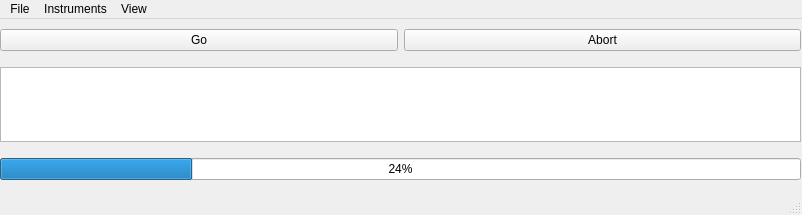
<?xml version="1.0" encoding="UTF-8"?>
<ui version="4.0">
 <class>MainWindow</class>
 <widget class="QMainWindow" name="MainWindow">
  <property name="geometry">
   <rect>
    <x>0</x>
    <y>0</y>
    <width>802</width>
    <height>215</height>
   </rect>
  </property>
  <property name="windowTitle">
   <string>MainWindow</string>
  </property>
  <widget class="QWidget" name="centralwidget">
   <widget class="QWidget" name="verticalLayoutWidget">
    <property name="geometry">
     <rect>
      <x>0</x>
      <y>0</y>
      <width>801</width>
      <height>173</height>
     </rect>
    </property>
    <layout class="QVBoxLayout" name="verticalLayout">
     <item>
      <layout class="QHBoxLayout" name="horizontalLayout_2">
       <item>
        <widget class="QPushButton" name="go_button">
         <property name="text">
          <string>Go</string>
         </property>
        </widget>
       </item>
       <item>
        <widget class="QPushButton" name="abort_button">
         <property name="text">
          <string>Abort</string>
         </property>
        </widget>
       </item>
      </layout>
     </item>
     <item>
      <widget class="QTextBrowser" name="message_box">
       <property name="sizePolicy">
        <sizepolicy hsizetype="Expanding" vsizetype="Maximum">
         <horstretch>0</horstretch>
         <verstretch>0</verstretch>
        </sizepolicy>
       </property>
       <property name="maximumSize">
        <size>
         <width>16777215</width>
         <height>75</height>
        </size>
       </property>
       <property name="font">
        <font>
         <family>Lucida Grande</family>
        </font>
       </property>
       <property name="html">
        <string>&lt;!DOCTYPE HTML PUBLIC &quot;-//W3C//DTD HTML 4.0//EN&quot; &quot;http://www.w3.org/TR/REC-html40/strict.dtd&quot;&gt;
&lt;html&gt;&lt;head&gt;&lt;meta name=&quot;qrichtext&quot; content=&quot;1&quot; /&gt;&lt;style type=&quot;text/css&quot;&gt;
p, li { white-space: pre-wrap; }
&lt;/style&gt;&lt;/head&gt;&lt;body style=&quot; font-family:'Lucida Grande'; font-size:13pt; font-weight:400; font-style:normal;&quot;&gt;
&lt;p style=&quot;-qt-paragraph-type:empty; margin-top:0px; margin-bottom:0px; margin-left:0px; margin-right:0px; -qt-block-indent:0; text-indent:0px;&quot;&gt;&lt;/p&gt;&lt;/body&gt;&lt;/html&gt;</string>
       </property>
      </widget>
     </item>
     <item>
      <widget class="QProgressBar" name="progressBar">
       <property name="value">
        <number>24</number>
       </property>
      </widget>
     </item>
    </layout>
   </widget>
  </widget>
  <widget class="QMenuBar" name="menubar">
   <property name="geometry">
    <rect>
     <x>0</x>
     <y>0</y>
     <width>802</width>
     <height>22</height>
    </rect>
   </property>
   <widget class="QMenu" name="menuFile">
    <property name="title">
     <string>File</string>
    </property>
    <widget class="QMenu" name="menuSave">
     <property name="title">
      <string>Save..</string>
     </property>
     <addaction name="actionExperimental_Settings"/>
     <addaction name="actionExperimental_and_Instrument_Settings"/>
    </widget>
    <addaction name="menuSave"/>
    <addaction name="actionLoad"/>
   </widget>
   <widget class="QMenu" name="menuInstruments">
    <property name="title">
     <string>Instruments</string>
    </property>
   </widget>
   <widget class="QMenu" name="menuView">
    <property name="title">
     <string>View</string>
    </property>
    <addaction name="actionHide_Message_Box"/>
    <addaction name="actionHide_Progress_Bar"/>
   </widget>
   <addaction name="menuFile"/>
   <addaction name="menuInstruments"/>
   <addaction name="menuView"/>
  </widget>
  <widget class="QStatusBar" name="statusbar"/>
  <action name="actionExperimental_Settings">
   <property name="text">
    <string>Experimental Settings</string>
   </property>
  </action>
  <action name="actionExperimental_and_Instrument_Settings">
   <property name="text">
    <string>Experimental and Instrument Settings</string>
   </property>
  </action>
  <action name="actionLoad">
   <property name="text">
    <string>Load</string>
   </property>
  </action>
  <action name="actionHide_Message_Box">
   <property name="checkable">
    <bool>true</bool>
   </property>
   <property name="text">
    <string>Hide Message Box</string>
   </property>
  </action>
  <action name="actionHide_Progress_Bar">
   <property name="checkable">
    <bool>true</bool>
   </property>
   <property name="text">
    <string>Hide Progress Bar</string>
   </property>
  </action>
 </widget>
 <resources/>
 <connections>
  <connection>
   <sender>actionHide_Message_Box</sender>
   <signal>toggled(bool)</signal>
   <receiver>message_box</receiver>
   <slot>setVisible(bool)</slot>
   <hints>
    <hint type="sourcelabel">
     <x>-1</x>
     <y>-1</y>
    </hint>
    <hint type="destinationlabel">
     <x>606</x>
     <y>145</y>
    </hint>
   </hints>
  </connection>
  <connection>
   <sender>actionHide_Progress_Bar</sender>
   <signal>toggled(bool)</signal>
   <receiver>progressBar</receiver>
   <slot>setVisible(bool)</slot>
   <hints>
    <hint type="sourcelabel">
     <x>-1</x>
     <y>-1</y>
    </hint>
    <hint type="destinationlabel">
     <x>400</x>
     <y>184</y>
    </hint>
   </hints>
  </connection>
 </connections>
</ui>
